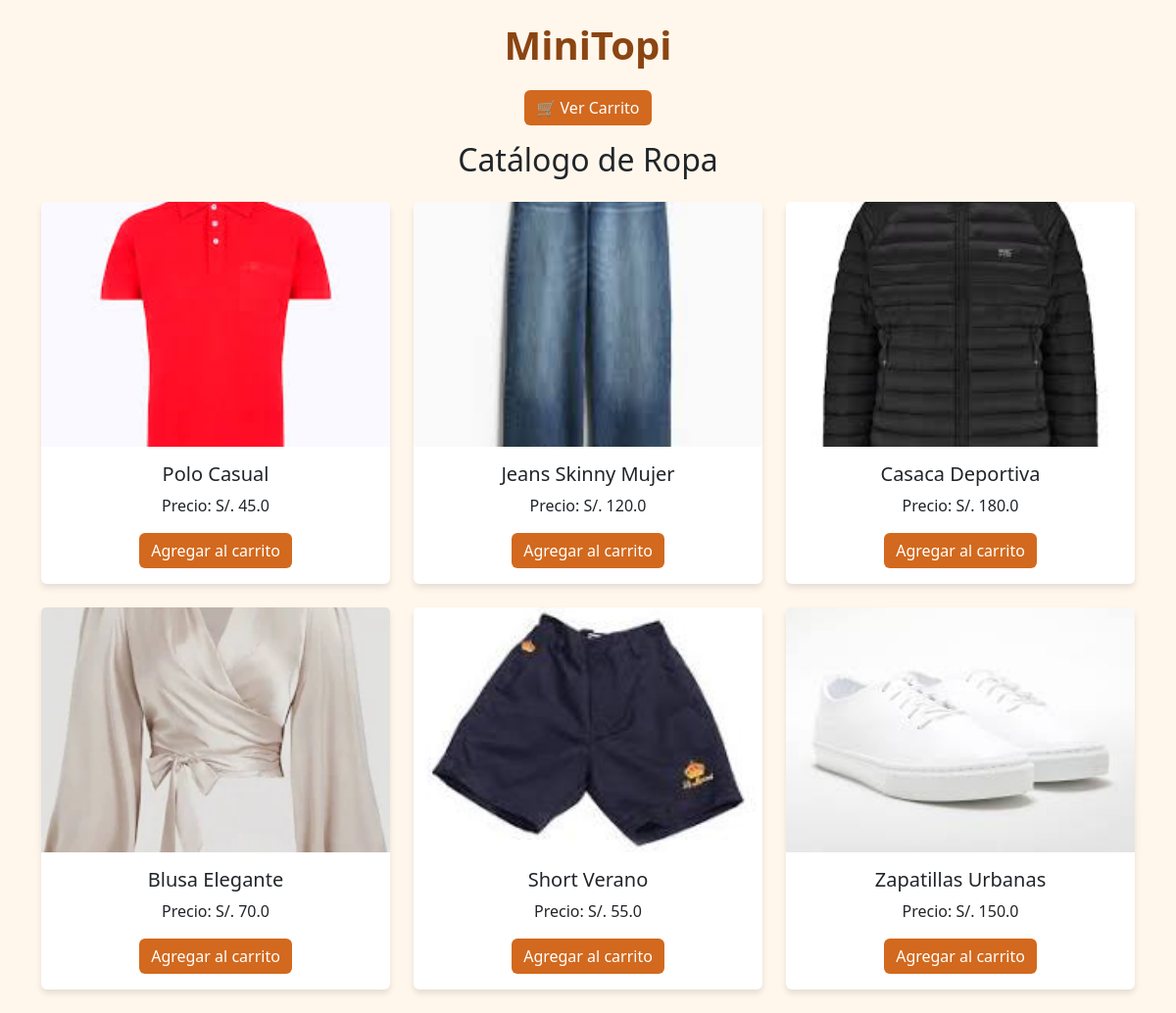
/catalogo, run on the app's committed database.
### models.py (models this page shows)
class Producto(db.Model):
    id = db.Column(db.Integer, primary_key=True)
    nombre = db.Column(db.String(100), nullable=False)
    precio = db.Column(db.Float, nullable=False)
    imagen = db.Column(db.String(200), nullable=False)

### app.py (the view)
@app.route('/')
@app.route('/catalogo')
def catalogo():
    productos = Producto.query.all()
    return render_template('catalogo.html', productos=productos)

### templates/catalogo.html (shortened to what this page needs)
{% extends 'base.html' %}
{% block content %}
<div class="boton-navegacion">
  <a href="{{ url_for('ver_carrito') }}" class="btn btn-caramelo">🛒 Ver Carrito</a>
</div>
<h2 class="mb-4 text-center">Catálogo de Ropa</h2>
<div class="row">
  {% for producto in productos %}
    <div class="col-md-4 mb-4">
      <div class="card">
        <img src="{{ url_for('static', filename=producto.imagen) }}" class="card-img-top img-producto" alt="{{ producto.nombre }}">
        <div class="card-body text-center">
          <h5 class="card-title">{{ producto.nombre }}</h5>
          <p class="card-text">Precio: S/. {{ producto.precio }}</p>
          <a href="{{ url_for('agregar', id=producto.id) }}" class="btn btn-caramelo">Agregar al carrito</a>
        </div>
      </div>
    </div>
  {% endfor %}
</div>
{% endblock %}

### templates/base.html (shortened to what this page needs)
<!DOCTYPE html>
<html lang="es">
<head>
  <link href="https://cdn.jsdelivr.net/npm/bootstrap@5.3.0/dist/css/bootstrap.min.css" rel="stylesheet">
</head>
<body>
  <div class="titulo-principal">MiniTopi</div>
  <main class="container mt-3">
    {% block content %}{% endblock %}
  </main>
</body>
</html>

### templates/base.html (style rules this page uses)
body { background-color: #fff7ec; font-family: 'Segoe UI', sans-serif; }
.titulo-principal { font-size: 2.5rem; font-weight: bold; color: #8B4513; text-align: center; margin-top: 1rem; }
.boton-navegacion { margin: 1rem 0; display: flex; justify-content: center; gap: 1rem; }
.btn-caramelo { background-color: #d2691e; color: white; border: none; }
.card { border: none; box-shadow: 0 4px 6px rgba(0,0,0,0.1); }
.img-producto { height: 250px; object-fit: cover; }

### data on the page
Producto: imagen (picture), nombre "Polo Casual", precio "45.0"
Producto: imagen (picture), nombre "Jeans Skinny Mujer", precio "120.0"
Producto: imagen (picture), nombre "Casaca Deportiva", precio "180.0"
Producto: imagen (picture), nombre "Blusa Elegante", precio "70.0"
Producto: imagen (picture), nombre "Short Verano", precio "55.0"
Producto: imagen (picture), nombre "Zapatillas Urbanas", precio "150.0"
